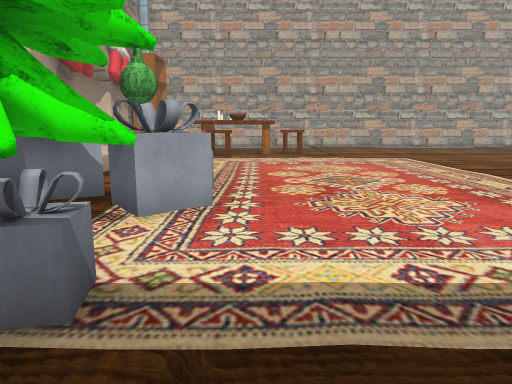
view 1 (above)

19 first-person views from a walk through a scene from a Unity 3-D project. The camera is 1.2 m above the floor, tilts 10° down and sees 70° across. The floor is counted in squares, 1 m on a side. Each view is taken from the middle of a square. On the plan, view 1 faces up. The plan holds only what a view shows up to about 15 squares ahead; the rest is blank. The place goes on beyond the plan. Some animated figures are left out. Some surface patterns are stand-ins.

view 2
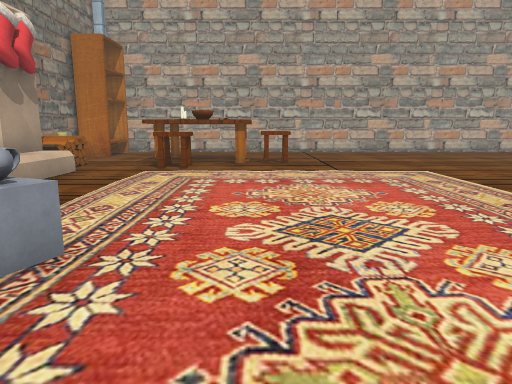

view 3
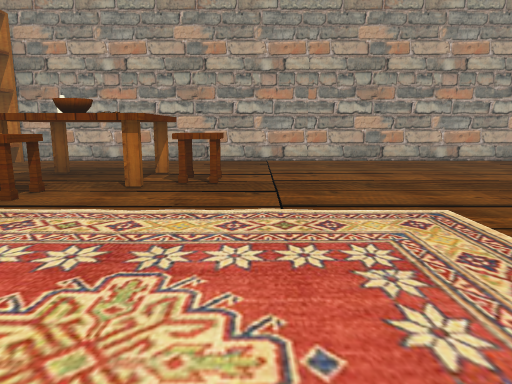

view 4
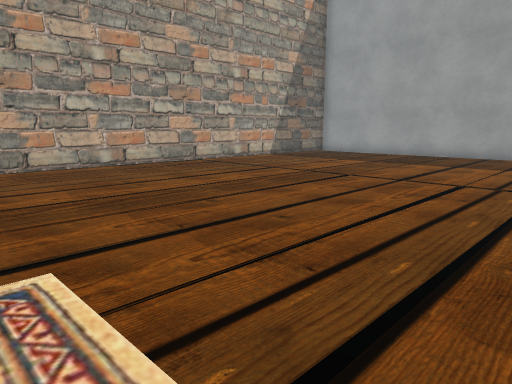

view 5
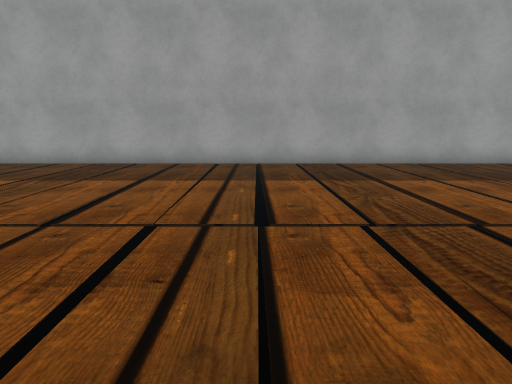

view 6
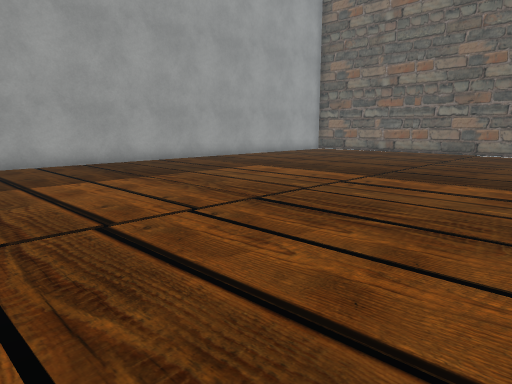

view 7
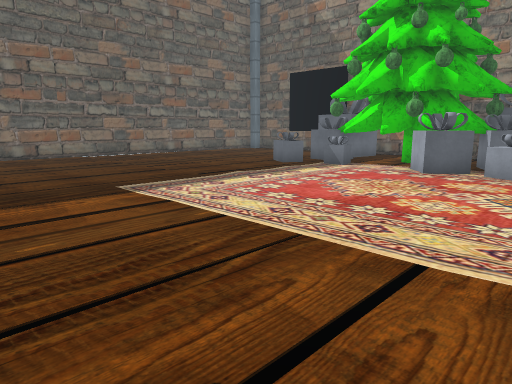

view 8
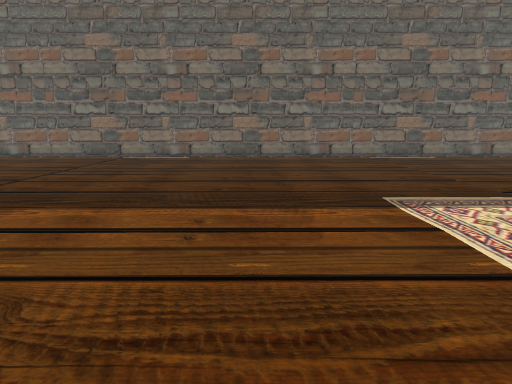

view 9
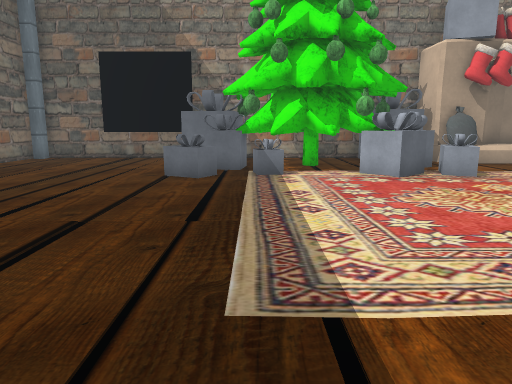

view 10
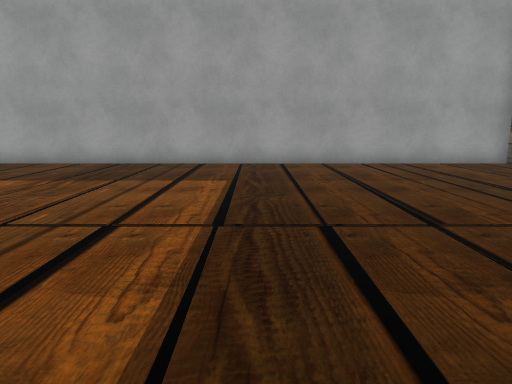

view 11
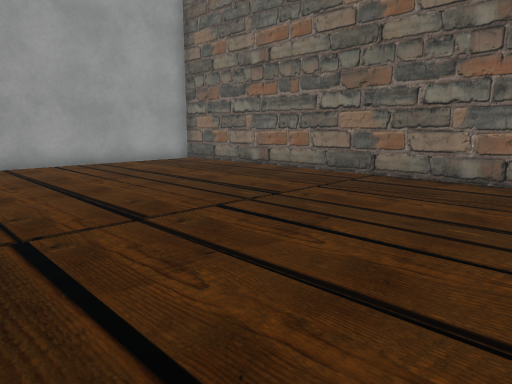

view 12
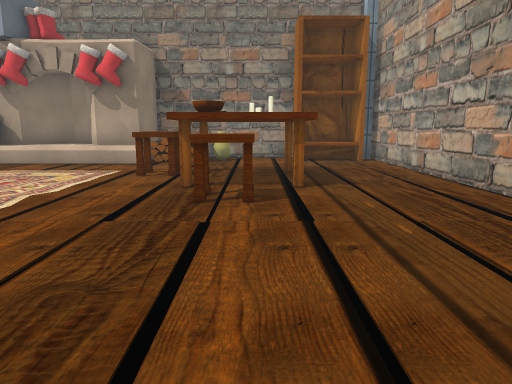

view 13
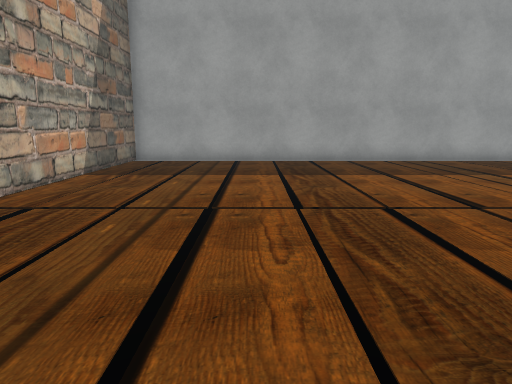

view 14
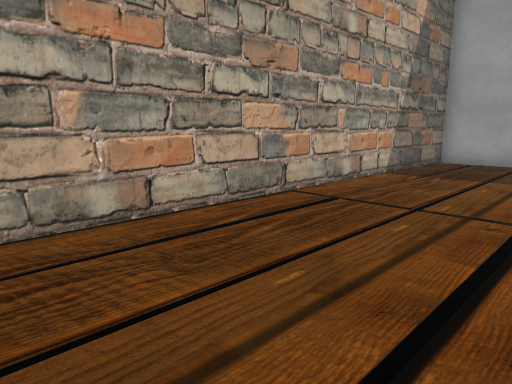

view 15
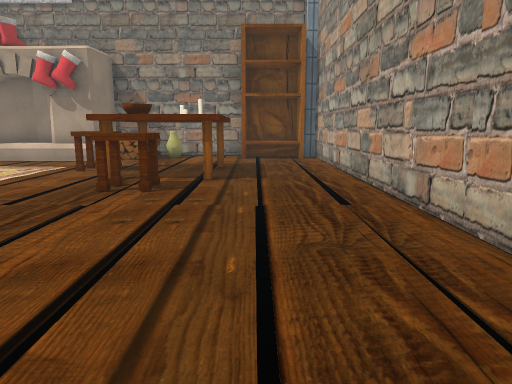

view 16
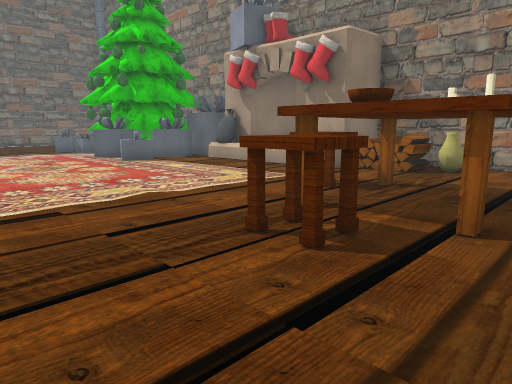

view 17
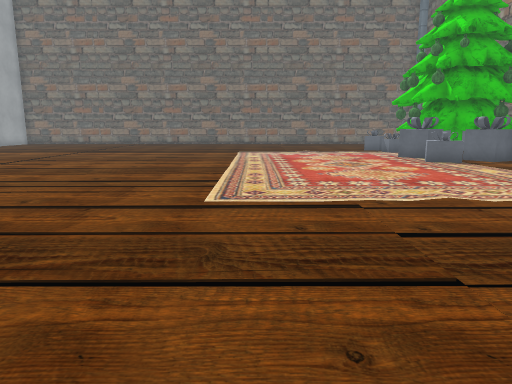

view 18
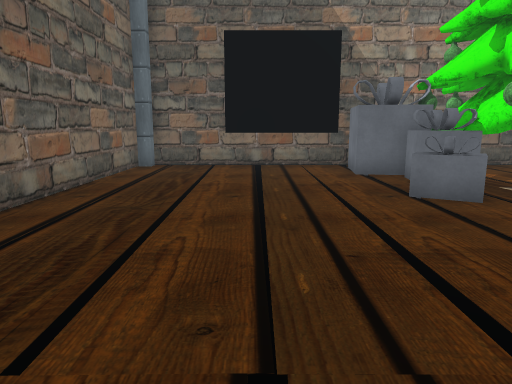

view 19
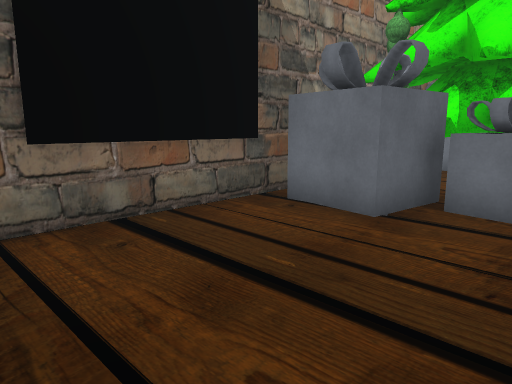

### Floor plan
Ten units are one square. View 1 is at (0, 0); x grows to the right and y downward. Boxes are objects, and circles mark ways between rooms. Rooms are numbered by the first view taken in them; rooms with no view inside come last. Other rooms are left out.
<svg viewBox="-71 -229 291 300">
<path fill="none" stroke="#000" d="M-8 -59 -19 -50M-18 -61 -10 -51M-17 -55 -10 -60M-23 -56 -14 -63 -7 -54 -16 -47M-42 -69 -32 -74 -27 -64M-45 -77 -48 -58M-25 -9 -37 -10M-29 -15 -31 -4M-26 -4 -38 -6M-40 -13 -43 5 -61 2M-48 -141 -48 -125 -57 -118 -59 -112 -57 -105 -48 -99 -48 -84M-66 -4 -66 62 -61 62 -61 66 215 66 215 -224 -61 -224 -61 -220M-66 -195 -66 -141M-13 -77 -16 -68M-19 -78 -9 -74 -11 -67 -22 -71M-19 -75 -11 -72M-12 -25 -11 -20M-14 -23 -14 -19M-10 -7 -15 1M-14 -10 -7 -6 -13 4M-40 -142 -41 -85M-50 -151 -45 -151M-50 -158 -45 -158M-55 -155 -48 -155M-59 -161 -46 -161 -46 -144M-16 -47 -23 -56M-11 -49 -19 -59M-55 -15 -40 -13M-66 -61 -66 -4"/>
<rect x="-65" y="-65" width="60" height="50" fill="#bbb"><title>tree</title></rect>
<rect x="-65" y="-175" width="10" height="10" fill="#bbb"><title>other object</title></rect>
<rect x="-65" y="-215" width="20" height="20" fill="#bbb"><title>bookshelf</title></rect>
<rect x="-35" y="-195" width="20" height="30" fill="#bbb"><title>table</title></rect>
<rect x="-25" y="-165" width="20" height="20" fill="#bbb"><title>stool</title></rect>
<rect x="-25" y="-185" width="10" height="10" fill="#bbb"><title>other object</title></rect>
<rect x="-25" y="-195" width="10" height="10" fill="#bbb"><title>candle</title></rect>
<rect x="-15" y="-195" width="30" height="40" fill="#bbb"><title>table</title></rect>
<rect x="-15" y="-175" width="10" height="10" fill="#bbb"><title>other object</title></rect>
<rect x="-15" y="-185" width="10" height="10" fill="#bbb"><title>other object</title></rect>
<rect x="5" y="-185" width="20" height="20" fill="#bbb"><title>stool</title></rect>
<text x="90" y="-80">1</text>
<text x="-30" y="-40">2</text>
<text x="-40" y="-30">3</text>
<text x="-60" y="-20">4</text>
</svg>

Where each view was taken, in squares from view 1:
view 1: 0 up, 0 right, facing up
view 2: 4 up, 1 right, facing up
view 3: 9 up, 3 right, facing up
view 4: 11 up, 5 right, facing up-right
view 5: 12 up, 9 right, facing right
view 6: 11 up, 9 right, facing down-right
view 7: 9 up, 9 right, facing down-left
view 8: 8 up, 8 right, facing down
view 9: 2 up, 8 right, facing left
view 10: 2 up, 9 right, facing right
view 11: 2 up, 9 right, facing down-right
view 12: 18 up, 8 right, facing left
view 13: 18 up, 8 right, facing right
view 14: 18 up, 8 right, facing up-right
view 15: 20 up, 9 right, facing left
view 16: 20 up, 5 right, facing down-left
view 17: 20 up, 5 right, facing down
view 18: 3 down, 5 right, facing left
view 19: 5 down, 2 left, facing up-left
